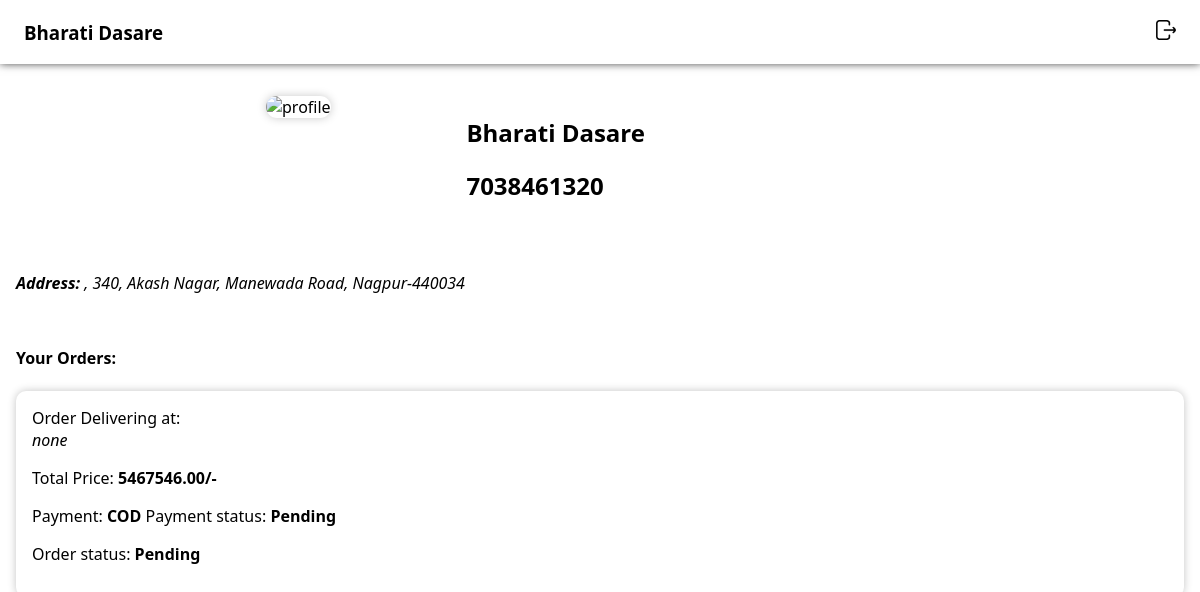
Screenshot of /profile/ (signed in) with the database file from the repository.
### store/models.py (models this page shows, shortened)
class Customer(models.Model):
    user = models.OneToOneField(User, on_delete=models.CASCADE)
    phone = models.BigIntegerField()
    plot_no = models.TextField(default='')
    streetaddr = models.TextField()
    city = models.CharField(max_length=20, choices=CITIES)
    pincode = models.PositiveIntegerField()

class Order(models.Model):
    user = models.ForeignKey(User, on_delete=models.CASCADE, default='')
    order = models.ManyToManyField(OrderItem)
    delivery_address = models.CharField(max_length=300, default='none')
    total_price = models.DecimalField(max_digits=10, decimal_places=2)
    payment_mode = models.CharField(max_length=20,choices=MODES, default='1')
    payment_status = models.CharField(max_length=20,choices=PAY_STATUS, default='Pending')
    order_status = models.CharField(max_length=20,choices=STATUS_CHOICES, default='Pending')
    def __str__(self):
        return str(f'{self.user.username} : payment {self.payment_status}')

### store/views.py (the view)
# urls.py: path('profile/',views.profile, name='user profile'),
def profile(request):
    customer = Customer.objects.get(user=request.user)
    orders = Order.objects.filter(user=request.user)
    print(orders)
    return render(request, 'profile.html', {'logo': "STORE",'customer':customer,'orders':orders})

### static/templates/profile.html (shortened to what this page needs)
<!DOCTYPE html>
<html lang="en">
<head>
    {% load static %}
    <link rel="stylesheet" href="{% static '/css/style.css' %}">
</head>
<body>
    <div id="header">
        <h3 class="logo">{% if user.is_authenticated %}{{user.first_name}} {{user.last_name}}{% else %}Login or Sign Up{% endif %}</h3>
        <div id="mob-nav">
            <ul>
                {% if user.is_authenticated %}
                    <li><a href="/logout"><img src="{% static '/images/logout.png' %}" alt="logout" class="icon-img search"></a></li>
                {% endif %}
            </ul>
        </div>
    </div>
    {% if user.is_authenticated %}
        <div id="profile-container">
            <div id="profile-head">
                <img src="{% static '/images/user.png' %}" alt="profile" id="profile-img"/>
            </div>
            <div id="profile-card">
                <h2>{{user.first_name}} {{user.last_name}}</h2>
                <h2>{{user.username}}</h2>
            </div>
        </div>
        <div id="user-details">
            <address><strong>Address: </strong>{{customer.plot_no}}, {{customer.streetaddr}}, {{customer.city}}-{{customer.pincode}}</address>
        </div>
        <div id="order-details">
            <h4>Your Orders:</h4>
            {%for order in orders%}
            <div class="order-card">
                Order Delivering at:
                <address>
                    {{order.delivery_address}}
                </address>
                <p>
                    Total Price: <strong>{{order.total_price}}/-</strong>
                </p>
                <p>
                    Payment: <strong>{{order.payment_mode}}</strong>  Payment status: <strong>{{order.payment_status}}</strong>
                </p>
                <p>
                    Order status: <strong>{{order.order_status}}</strong>
                </p>
            </div>
            {% endfor %}
        </div>
    {% endif %}
</body>
</html>

### static/css/style.css (style rules this page uses)
body { margin: 0; font-family:'Segoe UI', Tahoma, Geneva, Verdana, sans-serif; }
a { text-decoration: none; color: black; }
#header { width: 100%; height: 4rem; position: sticky; z-index: 1000; top: 0; display: flex; justify-content: space-between; align-items: center; background-color: white; box-shadow: 0 0 8px #000000b4; transition: all 0.4s ease; }
#header .logo, #footer .logo { padding: 1rem 1.5rem; }
.icon-img { width: 36px; padding: 0.5rem; cursor: pointer; background-color: transparent; }
#mob-nav ul { display: flex; align-items: center; list-style-type: none; margin: 0; gap: 1rem; padding-left: 0; padding-right: 1rem; }
ul { list-style-type: none; padding-left: 0; }
h2 { text-align: center; }
#profile-container { width: min(100%,700px); margin: 1rem auto; height: 10rem; display: flex; justify-content: space-between; align-items: flex-start; padding: 1rem; }
div#profile-head { width: 30%; }
#profile-img { width: min(100%,125px); aspect-ratio: 1/1; border-radius: 300px; box-shadow: 0 0 10px #c9c9c9; }
#profile-card { width: 70%; }
#profile-card h2 { text-align: left; }
#user-details { padding: 1rem; }
#order-details { padding: 1rem; }
.order-card { width: 100%; padding: 1rem; margin: 1rem auto; box-shadow: 0 0 8px #c4c4c4; border-radius: 10px; }
* { box-sizing: border-box; }

### rows the page displays
Customer: streetaddr "340, Akash Nagar, Manewada Road", city "Nagpur", pincode "440034"
Order: delivery_address "none", total_price "5467546.00", payment_mode "COD", payment_status "Pending", order_status "Pending"

### other values shown
{{ user.first_name }} "Bharati"
{{ user.last_name }} "Dasare"
{{ user.username }} "7038461320"
